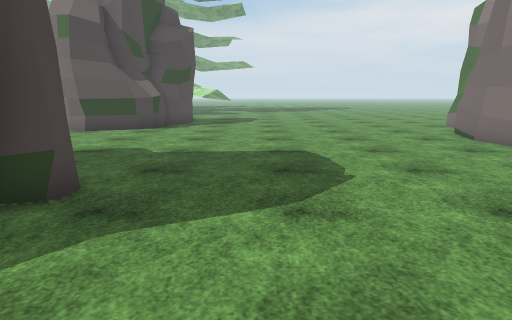
view 1 (above)

24 first-person views from a walk through a scene from a Unity 3-D project. The camera is 1.4 m above the floor, tilts 10° down and sees 70° across. The floor is counted in squares, 1 m on a side. Each view is taken from the middle of a square. On the plan, view 1 faces up. The plan holds only what a view shows up to about 16 squares ahead; the rest is blank. The place goes on beyond the plan. The player character is not drawn. Some surface patterns are stand-ins.

view 2
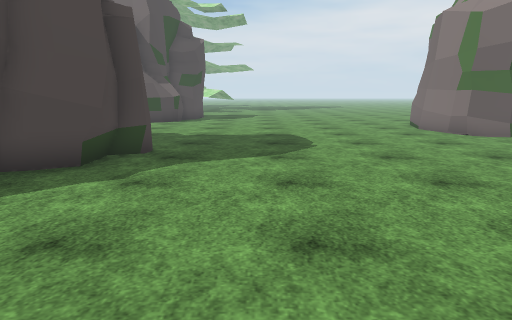

view 3
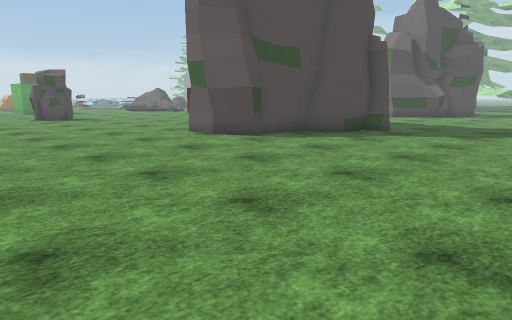

view 4
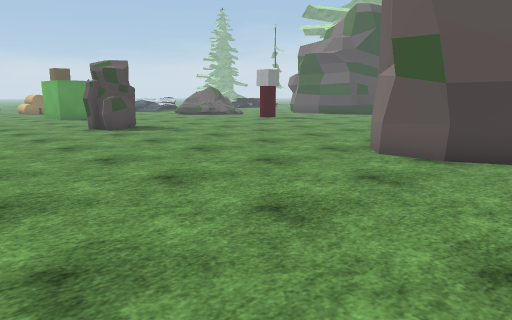

view 5
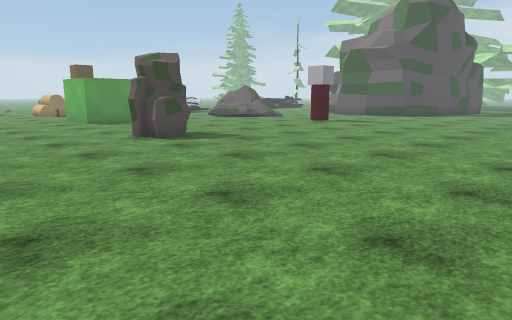

view 6
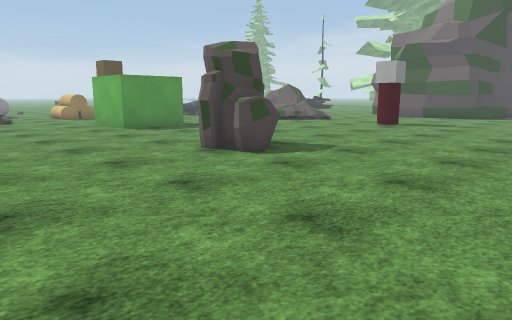

view 7
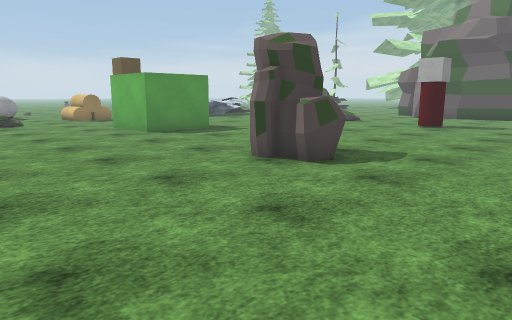

view 8
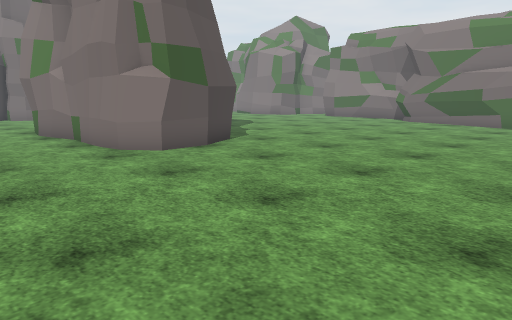

view 9
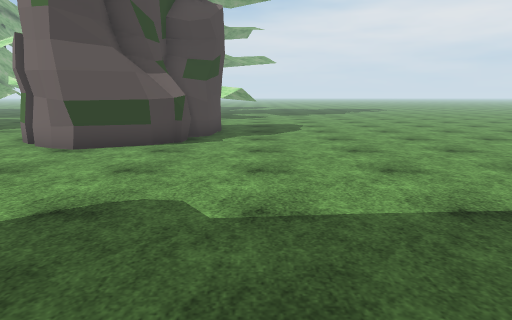

view 10
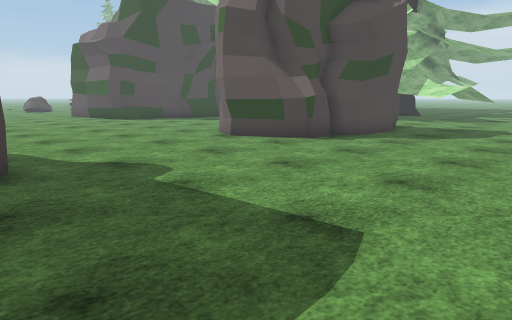

view 11
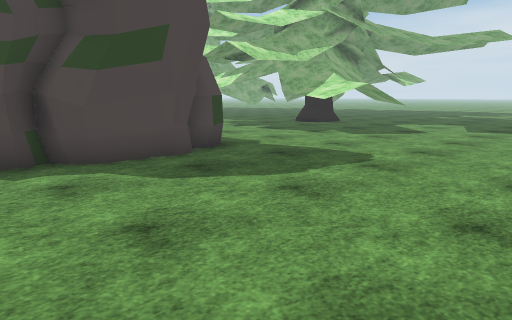

view 12
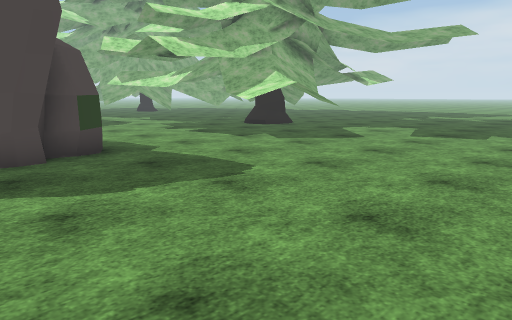

view 13
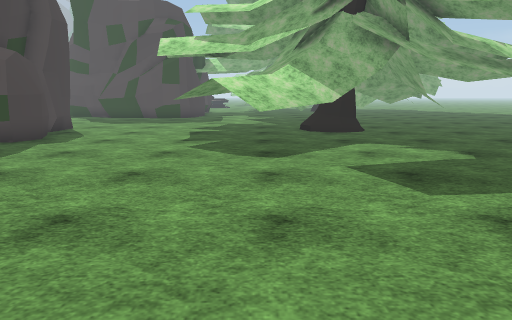

view 14
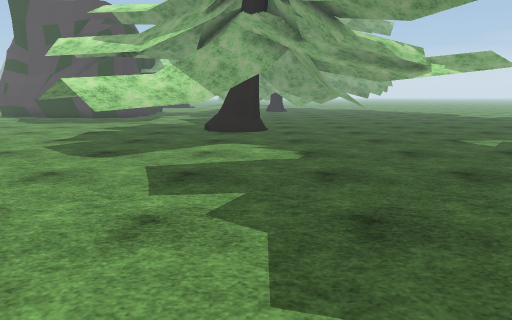

view 15
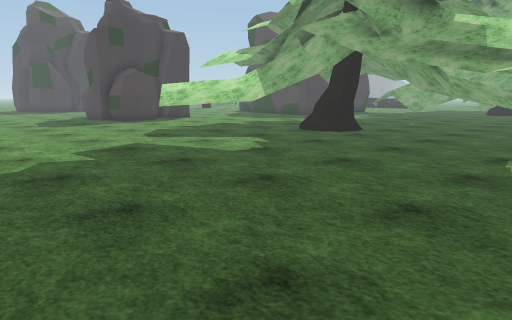

view 16
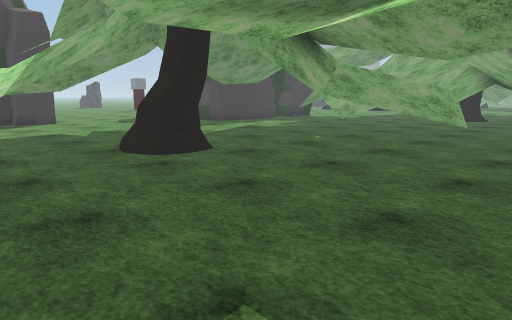

view 17
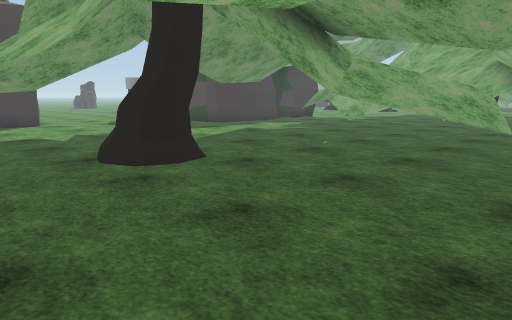

view 18
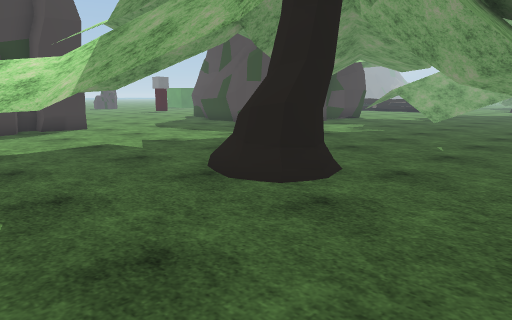

view 19
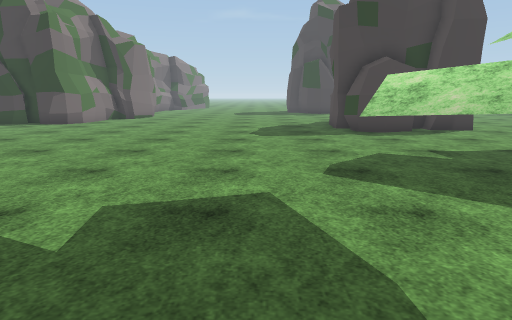

view 20
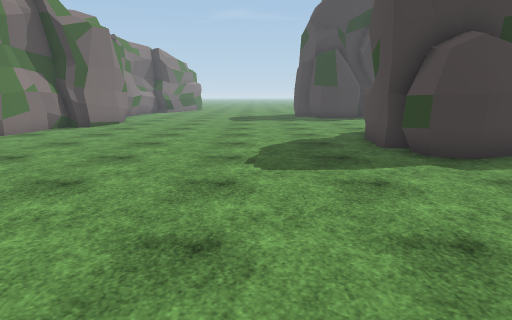

view 21
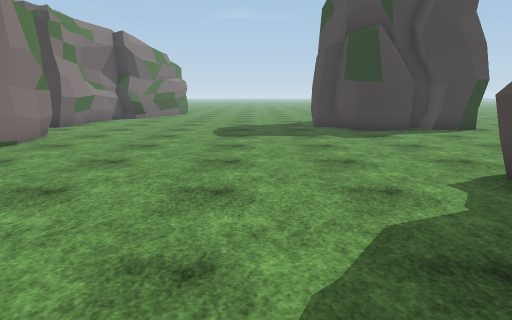

view 22
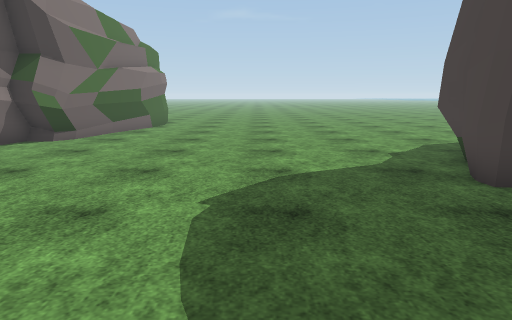

view 23
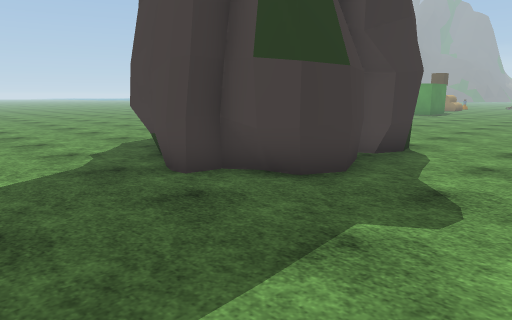

view 24
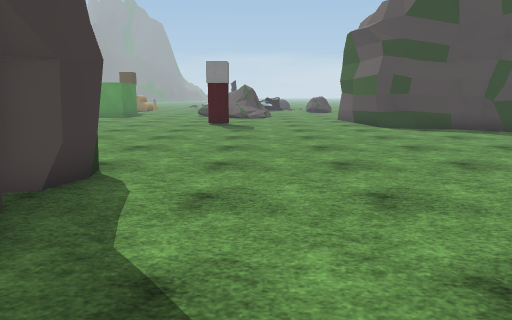

### Floor plan
Key: @ floor where view 1 was taken; # wall or solid block; x gap in a wall; . floor; / step, stairs or slope; = window, fence, low wall or low ledge; ^ raised ledge; R rock; T thing the floor can be seen under or through; O other object.
Columns run from 28 left of view 1 to 7 right of it. Each row starts with its distance up from view 1.
 41                    .......       .
 40                  ...............
 39             .....................
 38        ... ....^^^...............
 37        ... T..  #^#..............
 36       ....  ..  ..##.............
 35       ... .. ..  .................
 34         ..........................
 33         ##.........##. ........... .
 32          #=........ #x T..........
 31          ##........ /..TT.........
 30            .....   .....TT........
 29            ..     .......^^....... .
 28               .......     .........
 27               .........^^..........
 26                .....................
 25                .....................
 24                .....................
 23                 ....................
 22                  .....RRR...........
 21                   .RRRRRR...........
 20             #   ...  RRRR...........
 19            ##.  ..     RR...........
 18            #......     RR...........
 17           ##.......    RR...........
 16           #........RRRRRR...........
 15           ..........RRRR............
 14           ..........................
 13           .........................#
 12           .........................#
 11           .........................#
 10           .........................#
  9         O..........................#
  8         O...........................
  7        ............##.###...........
  6       .............#### #...........
  5       .............#    ##.........
  4       .............#    ##.........
  3       .............#   ###..........
  2       .............#   #............
  1  #...  ............#   #............
  0  #.... ............#####....@......#
 -1  #..... R...........##.............#
 -2 ##..... RR.........................#
 -3 ........RR........................##
 -4 ..................................#
 -5 ..................................#
 -6 ..................................#
 -7  ...............................
 -8       .........................
 -9               ..... .   .       .

Where each view was taken, in squares from view 1:
view 1: 0 up, 0 right, facing up
view 2: 4 down, 0 right, facing up
view 3: 9 down, 4 right, facing up-left
view 4: 9 down, 4 left, facing up-left
view 5: 9 down, 8 left, facing up-left
view 6: 9 down, 12 left, facing up-left
view 7: 9 down, 14 left, facing up-left
view 8: 9 down, 13 left, facing up-right
view 9: 5 up, 2 left, facing up
view 10: 6 up, 3 right, facing up-left
view 11: 15 up, 4 right, facing up-left
view 12: 18 up, 5 right, facing up-left
view 13: 29 up, 7 right, facing left
view 14: 33 up, 7 right, facing left
view 15: 41 up, 5 right, facing down-left
view 16: 41 up, 3 left, facing down-left
view 17: 40 up, 4 left, facing down-left
view 18: 37 up, 3 left, facing down-left
view 19: 36 up, 0 right, facing down
view 20: 30 up, 0 right, facing down
view 21: 22 up, 0 right, facing down
view 22: 11 up, 1 right, facing down
view 23: 11 up, 1 right, facing down-left
view 24: 10 up, 2 left, facing left
